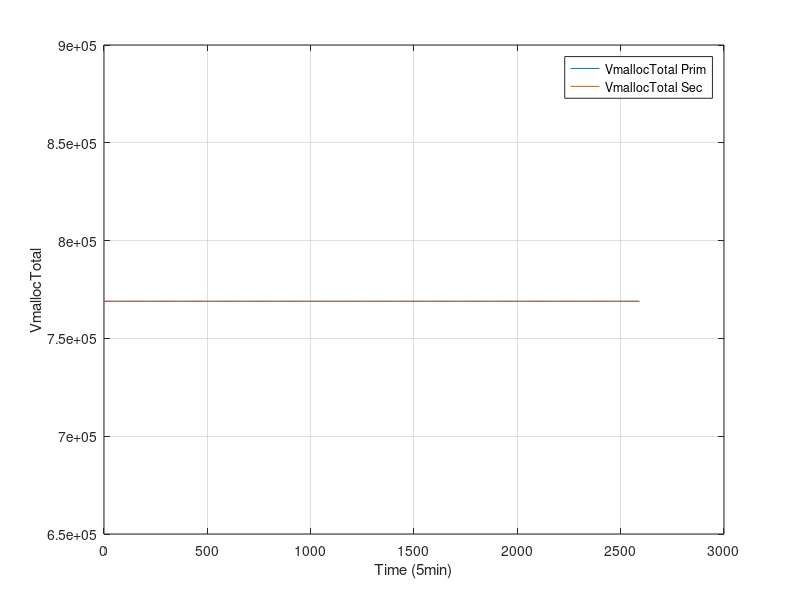

MATLAB code for this plot:
#! /usr/bin/octave -qf
fig = figure;
data = dlmread("finput.txt"," ");
data_sec = dlmread("finput_sec.txt"," ");
size(data);
size(data_sec);
set(fig, "visible", "off");

time =  data(:,1);
MemTotal =  data(:,2);
MemFree =  data(:,3);
Buffers =  data(:,4);
Cached =  data(:,5);
SwapCached =  data(:,6);
Active =  data(:,7);
Inactive =  data(:,8);
SwapTotal =  data(:,9);
SwapFree =  data(:,10);
Dirty =  data(:,11);
Writeback =  data(:,12);
AnonPages =  data(:,13);
Mapped =  data(:,14);
Slab =  data(:,15);
SReclaimable =  data(:,16);
SUnreclaim =  data(:,17);
PageTables =  data(:,18);
NFS_Unstable =  data(:,19);
Bounce =  data(:,20);
WritebackTmp =  data(:,21);
CommitLimit =  data(:,22);
Committed_AS =  data(:,23);
VmallocTotal =  data(:,24);
VmallocUsed =  data(:,25);
VmallocChunk =  data(:,26);

time_sec =  data_sec(:,1);
MemTotal_sec =  data_sec(:,2);
MemFree_sec =  data_sec(:,3);
Buffers_sec =  data_sec(:,4);
Cached_sec =  data_sec(:,5);
SwapCached_sec =  data_sec(:,6);
Active_sec =  data_sec(:,7);
Inactive_sec =  data_sec(:,8);
SwapTotal_sec =  data_sec(:,9);
SwapFree_sec =  data_sec(:,10);
Dirty_sec =  data_sec(:,11);
Writeback_sec =  data_sec(:,12);
AnonPages_sec =  data_sec(:,13);
Mapped_sec =  data_sec(:,14);
Slab_sec =  data_sec(:,15);
SReclaimable_sec =  data_sec(:,16);
SUnreclaim_sec =  data_sec(:,17);
PageTables_sec =  data_sec(:,18);
NFS_Unstable_sec =  data_sec(:,19);
Bounce_sec =  data_sec(:,20);
WritebackTmp_sec =  data_sec(:,21);
CommitLimit_sec =  data_sec(:,22);
Committed_AS_sec =  data_sec(:,23);
VmallocTotal_sec =  data_sec(:,24);
VmallocUsed_sec =  data_sec(:,25);
VmallocChunk_sec =  data_sec(:,26);


plot(time,VmallocTotal,";VmallocTotal Prim;",time,VmallocTotal_sec,";VmallocTotal Sec;"), grid

xlabel("Time (5min)");
ylabel("VmallocTotal");
print("VmallocTotal.png", "-dpng");


